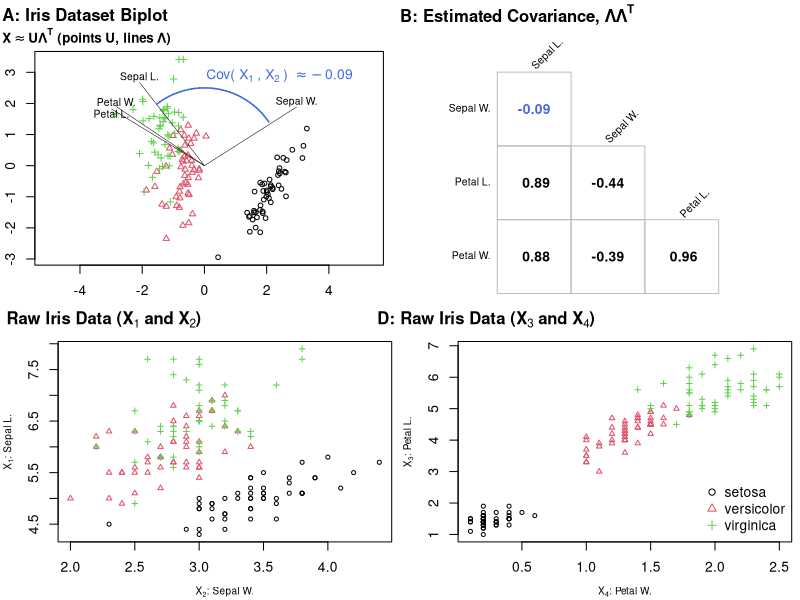
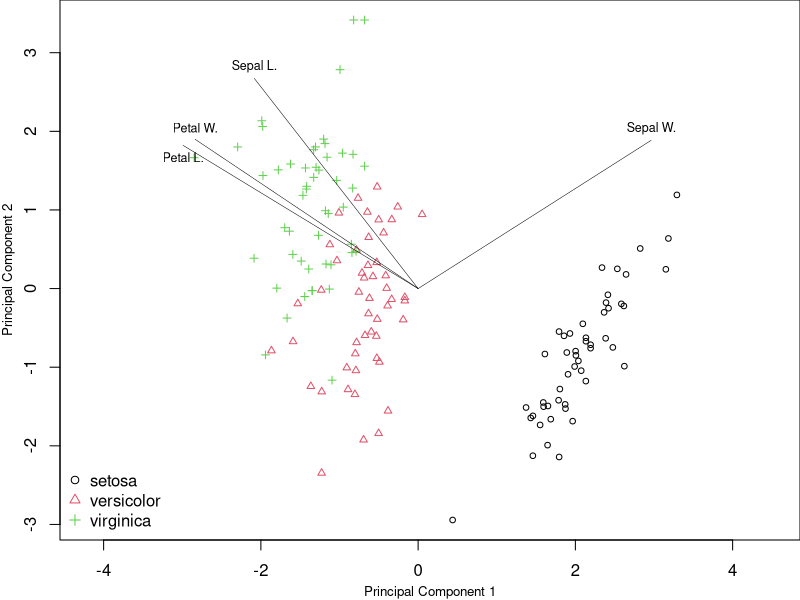
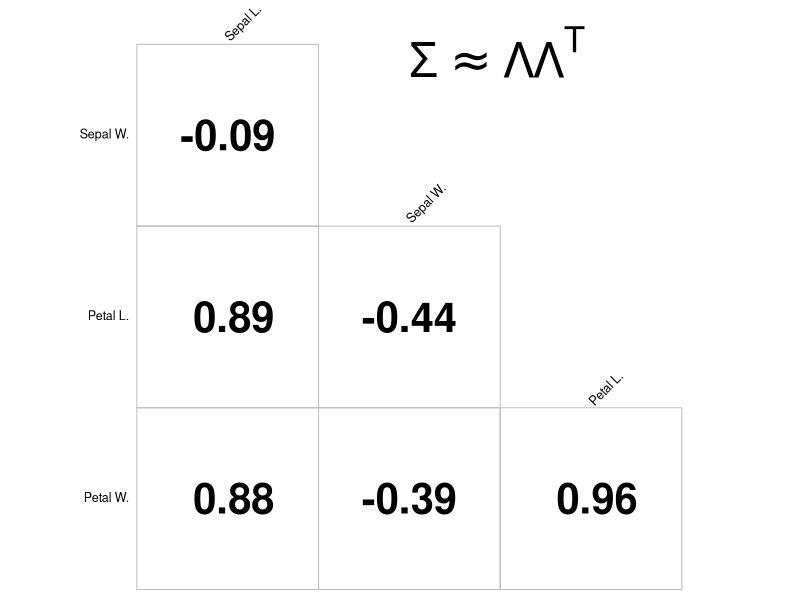
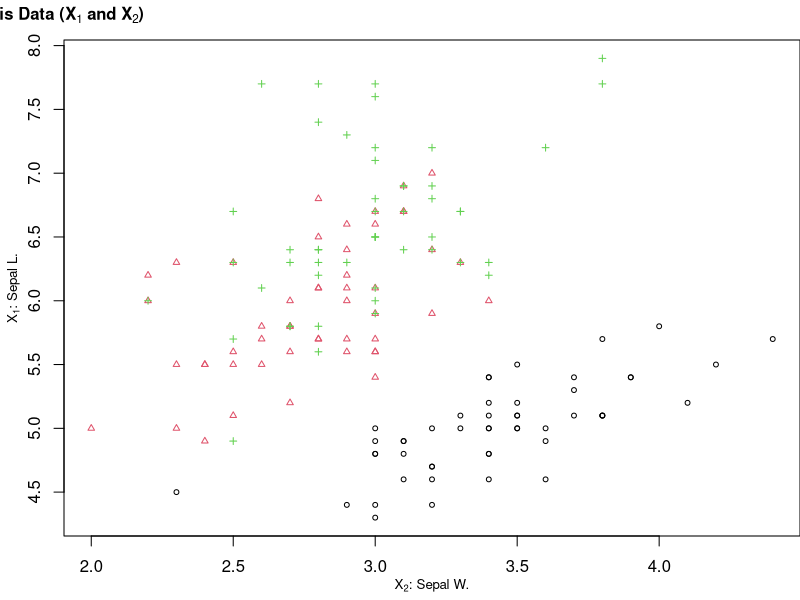
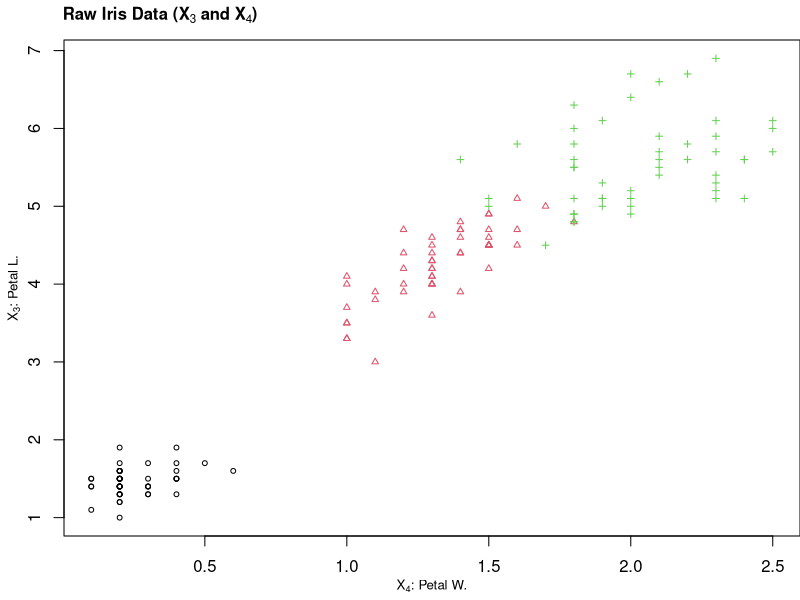

R code for these plots, in order:
# example biplot from iris dataset
library(corrplot)
library(plotrix)

plot.res <- 500

pca <- prcomp(iris[ , -5], scale. = T) # prcomp auto centers/scales the data
Sigma <- cor(scale(iris[,-5]))

# could equivalently use SVD
tmp <- svd(scale(iris[ , -5]))
G <- tmp$u[,1:2]
H <- tmp$v[,1:2] %*% t(diag(tmp$d[1:2]))

G <- pca$x[,1:2]
H <- pca$rotation[,1:2] %*% diag(pca$sdev[1:2])

# get the estimated correlation
Sigma_hat <- H %*% t(H)
# set up nicer names
nice.names <- c("Sepal L.", "Sepal W.", "Petal L.", "Petal W.")
dimnames(Sigma) <- list(nice.names, nice.names)
dimnames(Sigma_hat) <- list(nice.names, nice.names)

# rotate the data?
G <- pca$x[,1:2]
H <- pca$rotation[,1:2] %*% diag(pca$sdev[1:2])
theta <- -pi/6 + pi
R <- matrix(c(cos(theta), -sin(theta), sin(theta), cos(theta)), nrow = 2)
G <- G %*% R
H <- H %*% R

png(filename = paste0(getwd(), "/eg_biplot.png"), width = 6.2 * plot.res, height = 5 * plot.res, res = plot.res)
# layout(matrix(c(1,1,1,2,3,4), nrow = 2, byrow = T), widths = rep(1/3, 3), heights = c(0.5,0.5))
par(mfrow = c(2,2))
par(mar = c(2.1, 2.1, 3.1, 1))
alpha <- max(apply(G, 1, norm, type = "2")) / max(apply(H, 1, norm, type = "2"))
loads <- H * alpha
plot(G, col = iris$Species, xlim = range(c(G[,1], loads[,1])), asp = 1, pch = as.numeric(iris$Species), cex = 0.75,
     ylim = range(c(G[,2], loads[,2])), xlab = "Principle Component 1", ylab = "Principle Component 2")
mtext(expression(bold("A: Iris Dataset Biplot")), side = 3, line = 1.4, adj = 0, at = -6.5)
mtext(expression(bold(paste(X%~~%U, "\u039b"^T, " (points U, lines \u039b)"))), side = 3, line = 0.15, adj = 0, cex = 0.8, at = -6.5)
arrows(x0 = rep(0, nrow(loads)), y0 = rep(0, nrow(loads)), x1 = loads[,1], y1 = loads[,2], length = 0.0, angle = 30, lwd = 0.5)
text(x = loads[,1], y = loads[,2] + c(0.15,0.15,-0.15,0.15), labels = nice.names, cex = 0.75)
draw.arc(x = 0, y = 0, radius = 2.5, angle1 = sin(loads[2, 2] / loads[2, 1]), angle2 = (pi/2) - sin(loads[1, 2] / loads[1, 1]) + (sin(loads[1, 2] / loads[1, 1])/3.2), col = "royalblue", lwd = 1.5)
text(x = loads[1,1] + 4.5, y = loads[1,2] + 0.2, labels = expression("Cov("~X[1]~","~X[2]~") "%~~%-0.09), cex = 1, col = "royalblue")

par(mar = c(2.1, 2.1, 2.1, 1))
corrplot(Sigma_hat, type = "lower", method = "square", tl.srt = 45, diag = F, tl.col = "black", tl.cex = 0.75, addCoef.col = c("royalblue", rep("black", 5)), cl.pos = "n", col = "white", mar = c(0, 0, 2.2, 0))
mtext(expression(bold(paste("B: Estimated Covariance, \u039b\u039b"^T))), side = 3, line = 0.4, adj = 0)

par(mar = c(3.5, 3.5, 2.5, 0.5))
with(iris, plot(Sepal.Width, Sepal.Length, col = Species, cex = 0.65, pch = as.numeric(Species), xlab = "", ylab = ""))
mtext(expression(bold(paste("C: Raw Iris Data (", X[1], " and ", X[2], ")"))), side = 3, line = 0.65, adj = 0, at = 1.325)
mtext(expression(paste(X[2], ": Sepal W.")), side = 1, line = 2.5, cex = 0.6)
mtext(expression(paste(X[1], ": Sepal L.")), side = 2, line = 2.5, cex = 0.6)
with(iris, plot(Petal.Width, Petal.Length, col = Species, cex = 0.65, pch = as.numeric(Species), xlab = "", ylab = ""))
mtext(expression(bold(paste("D: Raw Iris Data (", X[3], " and ", X[4], ")"))), side = 3, line = 0.65, adj = 0, at = -0.625)
legend("bottomright", legend = c("", "", levels(iris$Species)), bty = "n", pch = c(NA, NA, 1:3), col = c(NA, NA, 1:3))
mtext(expression(paste(X[4], ": Petal W.")), side = 1, line = 2.5, cex = 0.6)
mtext(expression(paste(X[3], ": Petal L.")), side = 2, line = 2.5, cex = 0.6)
par(mfrow = c(1, 1), mar = c(5.1, 4.1, 4.1, 2.1))
dev.off()

# for talk:

png(filename = paste0(getwd(), "/talk_plot1A.png"), width = 6.2 * plot.res, height = 5 * plot.res, res = plot.res)
par(mar = c(3, 3, 0, 0))
alpha <- max(apply(G, 1, norm, type = "2")) / max(apply(H, 1, norm, type = "2"))
loads <- H * alpha
plot(G, col = iris$Species, xlim = range(c(G[,1], loads[,1])), asp = 1, pch = as.numeric(iris$Species), cex = 0.75,
     ylim = range(c(G[,2], loads[,2])), xlab = "", ylab = "")
# mtext(expression(bold("A: Iris Dataset Biplot")), side = 3, line = 1.4, adj = 0, at = -6.5)
# mtext(expression(bold(paste("Biplot of ", X%~~%"(", g[1], ",...,", g[n], ")(", h[1], ",...,", h[m], ")"^"T", " where we plot points ", g[i], " and lines ", h[j]))), side = 3, line = 0.15, adj = 0, cex = 0.8, at = -4.5)
mtext("Principal Component 1", side = 1, line = 2, cex = 0.8)
mtext("Principal Component 2", side = 2, line = 2.2, cex = 0.8)
arrows(x0 = rep(0, nrow(loads)), y0 = rep(0, nrow(loads)), x1 = loads[,1], y1 = loads[,2], length = 0.0, angle = 30, lwd = 0.5)
text(x = loads[,1], y = loads[,2] + c(0.15,0.15,-0.15,0.15), labels = nice.names, cex = 0.75)
# draw.arc(x = 0, y = 0, radius = 2.5, angle1 = sin(loads[2, 2] / loads[2, 1]), angle2 = (pi/2) - sin(loads[1, 2] / loads[1, 1]) + (sin(loads[1, 2] / loads[1, 1])/3.2), col = "royalblue", lwd = 1.5)
# text(x = loads[1,1] + 4.5, y = loads[1,2] + 0.2, labels = expression("Cov("~X[1]~","~X[2]~") "%~~%-0.09), cex = 1, col = "royalblue")
legend("bottomleft", legend = c("", "", levels(iris$Species)), bty = "n", pch = c(NA, NA, 1:3), col = c(NA, NA, 1:3))
dev.off()

X <- iris[,-5]
dimnames(X) <- list(paste("obs.", 1:nrow(X)), c("Sepal L.", "Sepal W.", "Petal L.", "Petal W."))
U <- as.data.frame(G)
dimnames(U) <- list(paste("obs.", 1:nrow(U)), c("PC1", "PC2"))
Lambda <- as.data.frame(H)
dimnames(Lambda) <- list(c("Sepal L.", "Sepal W.", "Petal L.", "Petal W."), c("PC1", "PC2"))

png(filename = paste0(getwd(), "/talk_plot1B.png"), width = 4 * plot.res, height = 4 * plot.res, res = plot.res)
corrplot(Sigma_hat, type = "lower", method = "square", tl.srt = 45, diag = F, tl.col = "black", tl.cex = 0.75, addCoef.col = rep("black", 6), cl.pos = "n", number.cex = 2.5, col = "white", mar = c(0, 0, 0, 0))
mtext(expression(paste(Sigma%~~%Lambda, Lambda^T)), side = 3, line = 0, adj = 0, at = 2, cex = 3)
dev.off()

png(filename = paste0(getwd(), "/talk_plot1C.png"), width = 4 * plot.res, height = 3 * plot.res, res = plot.res)
par(mar = c(3.2, 3.2, 2, 0))
with(iris, plot(Sepal.Width, Sepal.Length, col = Species, cex = 0.65, pch = as.numeric(Species), xlab = "", ylab = ""))
mtext(expression(bold(paste("Raw Iris Data (", X[1], " and ", X[2], ")"))), side = 3, line = 0.65, adj = 0, at = 1.5)
mtext(expression(paste(X[2], ": Sepal W.")), side = 1, line = 2, cex = 0.8)
mtext(expression(paste(X[1], ": Sepal L.")), side = 2, line = 2, cex = 0.8)
dev.off()

png(filename = paste0(getwd(), "/talk_plot1D.png"), width = 4 * plot.res, height = 3 * plot.res, res = plot.res)
par(mar = c(3.2, 3.2, 2, 0))
with(iris, plot(Petal.Width, Petal.Length, col = Species, cex = 0.65, pch = as.numeric(Species), xlab = "", ylab = ""))
mtext(expression(bold(paste("Raw Iris Data (", X[3], " and ", X[4], ")"))), side = 3, line = 0.65, adj = 0, at = 0)
# legend("bottomright", legend = c("", "", levels(iris$Species)), bty = "n", pch = c(NA, NA, 1:3), col = c(NA, NA, 1:3))
mtext(expression(paste(X[4], ": Petal W.")), side = 1, line = 2, cex = 0.8)
mtext(expression(paste(X[3], ": Petal L.")), side = 2, line = 2, cex = 0.8)
par(mfrow = c(1, 1), mar = c(5.1, 4.1, 4.1, 2.1))
dev.off()